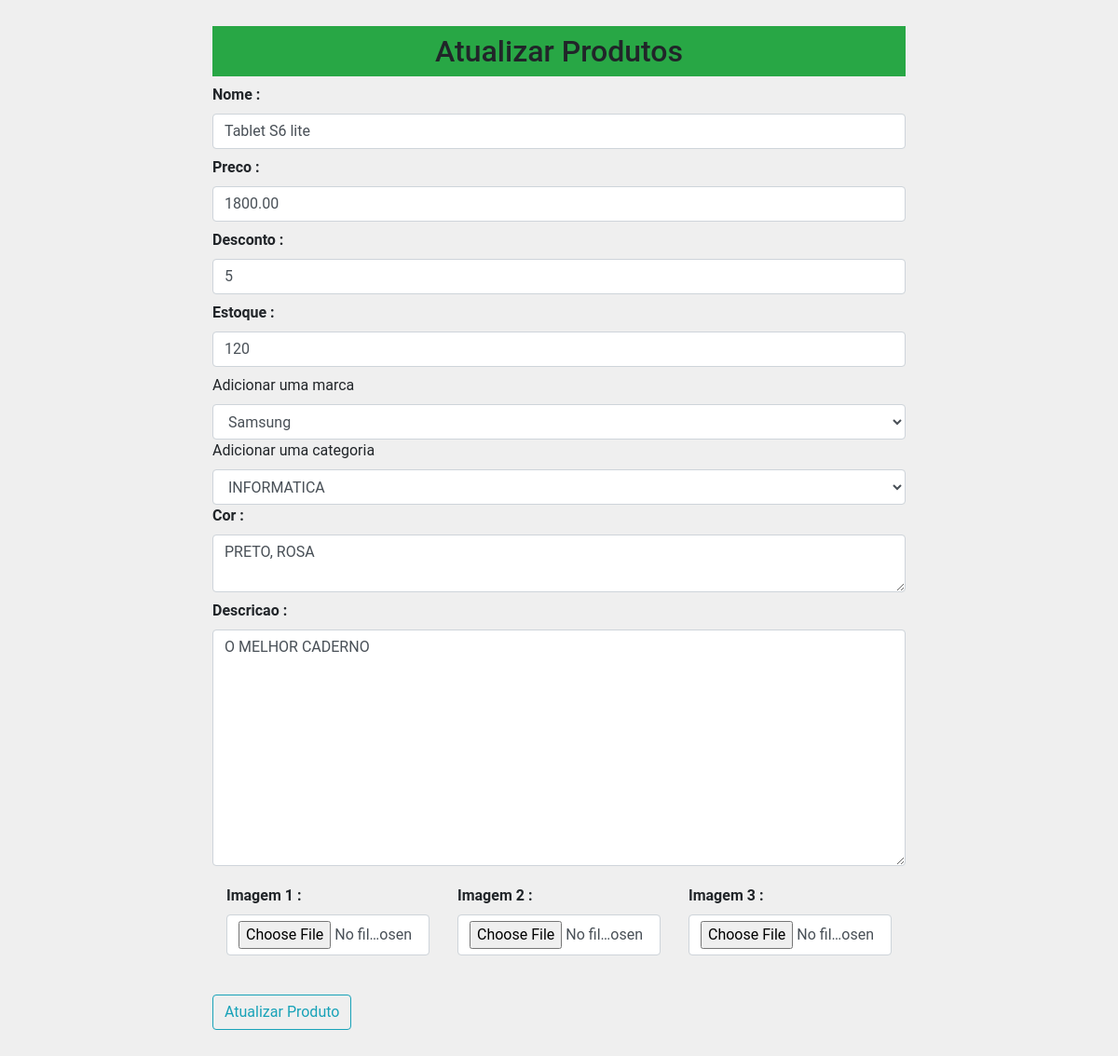
The page /updateproduto/1 on the database as committed earlier.
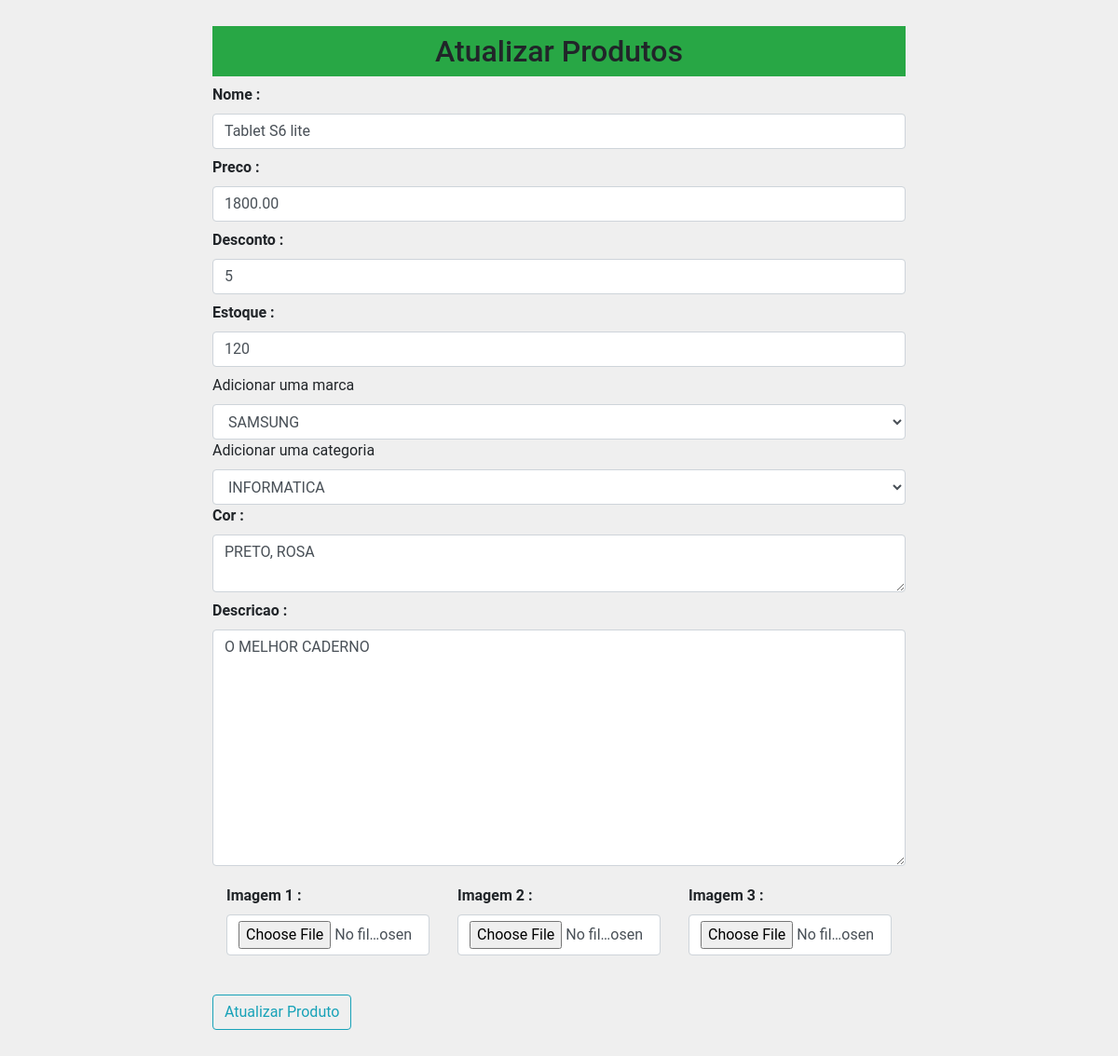
The same page on the database as committed later.
### loja/produtos/models.py (models this page shows)
class Marca(db.Model):
    id = db.Column(db.Integer, primary_key=True)
    name = db.Column(db.String(100), nullable=False,unique=True)

### loja/produtos/rotas.py (the view, shortened to what this page needs)
@app.route('/updateproduto/<int:id>', methods=['GET', 'POST'])
def updateproduto(id):
    marcas = Marca.query.all()
    categorias = Categoria.query.all()
    produto = Addproduto.query.get_or_404(id)
    marca = request.form.get('marca')
    categoria = request.form.get('categoria')
    form = Addprodutos(request.form)
    form.name.data = produto.name
    form.price.data = produto.price
    form.discount.data = produto.discount
    form.stock.data = produto.stock
    form.description.data = produto.description
    form.colors.data = produto.color
    return render_template('/produtos/updateproduto.html', title="Atualizar Categoria", form=form, marcas=marcas, categorias=categorias, produto=produto)

### loja/produtos/forms.py
class Addprodutos(Form):
    name = StringField('Nome :', [validators.DataRequired()])
    price = DecimalField('Preco :', [validators.DataRequired()])
    discount = IntegerField('Desconto :', [validators.DataRequired()])
    stock = IntegerField('Estoque :', [validators.DataRequired()])
    description = TextAreaField('Descricao :', [validators.DataRequired()])
    colors = TextAreaField('Cor :', [validators.DataRequired()])
    image_1 = FileField('Imagem 1 :', validators=[FileAllowed(['jpg', 'png', 'jpeg', 'gif'], 'Somente imagens.')])
    image_2 = FileField('Imagem 2 :', validators=[FileAllowed(['jpg', 'png', 'jpeg', 'gif'], 'Somente imagens.')])
    image_3 = FileField('Imagem 3 :', validators=[FileAllowed(['jpg', 'png', 'jpeg', 'gif'], 'Somente imagens.')])

### loja/templates/produtos/updateproduto.html (shortened to what this page needs)
{% extends 'layouts.html' %}
{% block content %}
<div class="container">
    <div class="row">
    <div class="col-md-2"></div>
    <div class="col-md-8 p-2">
        <h2 class="text-center bg-success p-2">Atualizar Produtos</h2>
        {% from "_formhelpers.html" import render_field %}
        <form action="" method="POST" enctype="multipart/form-data">
            {{ render_field(form.name, class="form-control", placeholder="Nome do Produto")}}
            {{ render_field(form.price, class="form-control", placeholder="Preço do Produto")}}
            {{ render_field(form.discount, class="form-control", placeholder="Desconto do Produto")}}
            {{ render_field(form.stock, class="form-control", placeholder="Estoque do Produto")}}
            <label for="marca">Adicionar uma marca</label>
            <select name="marca" id="marca" class="form-control" required>
                <option value="{{produto.marca_id}}">{{produto.marca.name}}</option>
            </select>
            <label for="categoria">Adicionar uma categoria</label>
            <select name="categoria" id="categoria" class="form-control" required>
                <option value="{{produto.categoria_id}}">{{produto.categoria.name}}</option>
            </select>
            {{ render_field(form.colors, class="form-control", placeholder="Cor do Produto")}}
            {{ render_field(form.description, class="form-control", placeholder="Descrição do Produto", rows="10")}}
            <div class="container">
                <div class="row">
                    <div class="col-md-4">{{ render_field(form.image_1, class="form-control")}}</div>
                    <div class="col-md-4">{{ render_field(form.image_2, class="form-control")}}</div>
                    <div class="col-md-4">{{ render_field(form.image_3, class="form-control")}}</div>
                </div>
            </div>
            <button type="submit" class="btn btn-outline-info mt-4 mb-5">Atualizar Produto</button>
        </form>
    </div>
    <div class="col-md-2"></div>
</div>
</div>
{% endblock content%}

Rows that differ between the two databases and show on the page:
changed Marca: marca "Samsung" → "SAMSUNG"
